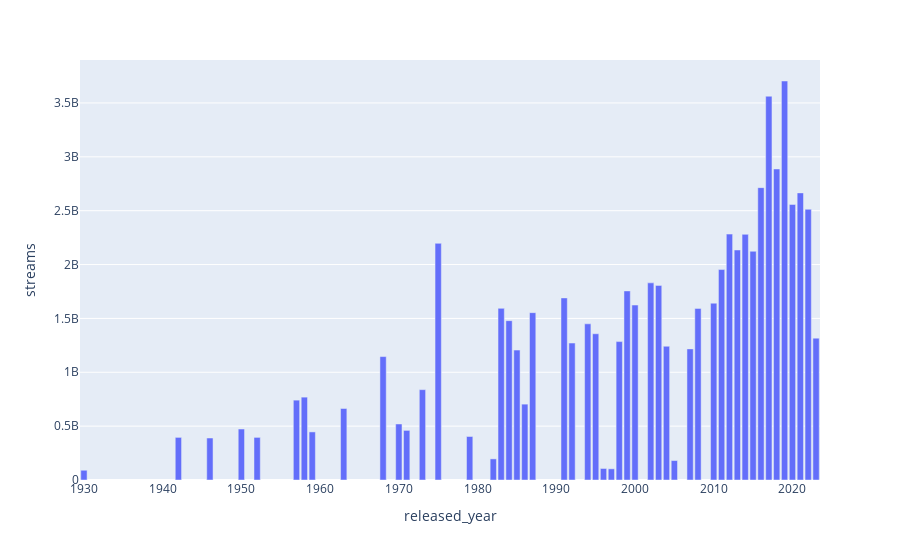

Notebook code for this chart:
### Code cell
most_streamed = data.loc[data.groupby('released_year')['streams'].idxmax()]

clean_data = most_streamed[['track_name', 'artist(s)_name', 'released_year', 'streams']]
fig = px.bar(clean_data, x='released_year', y='streams')

fig.show()

### Figure 1 — Plotly figure (JSON) as saved in the notebook; plotly's stock layout.template omitted (floating-point values rounded to 4 significant figures)
{"data": [{"alignmentgroup": "True", "hovertemplate": "released_year=%{x}<br>streams=%{y}<extra></extra>", "legendgroup": "", "marker": {"color": "#636efa", "pattern": {"shape": ""}}, "name": "", "offsetgroup": "", "orientation": "v", "showlegend": false, "textposition": "auto", "type": "bar", "x": [1930, 1942, 1946, 1950, 1952, 1957, 1958, 1959, 1963, 1968, 1970, 1971, 1973, 1975, 1979, 1982, 1983, 1984, 1985, 1986, 1987, 1991, 1992, 1994, 1995, 1996, 1997, 1998, 1999, 2000, 2002, 2003, 2004, 2005, 2007, 2008, 2010, 2011, 2012, 2013, 2014, 2015, 2016, 2017, 2018, 2019, 2020, 2021, 2022, 2023], "xaxis": "x", "y": [90598517, 395591396, 389771964, 473248298, 395591396, 741301563, 769213520, 446390129, 663832097, 1145727611, 520034544, 460492795, 838586769, 2197010679, 403939487, 195918494, 1593270737, 1479115056, 1205951614, 704171068, 1553497987, 1690192927, 1271293243, 1449779435, 1357608774, 106933107, 103762518, 1284942608, 1755214421, 1624165576, 1829992958, 1806617704, 1241559043, 180577478, 1217120710, 1592909789, 1641426668, 1953533826, 2282771485, 2135158446, 2280566092, 2123309722, 2713922350, 3562543890, 2887241814, 3703895074, 2557975762, 2665343922, 2513188493, 1316855716], "yaxis": "y"}], "layout": {"barmode": "relative", "legend": {"tracegroupgap": 0}, "margin": {"t": 60}, "xaxis": {"anchor": "y", "domain": [0, 1], "title": {"text": "released_year"}}, "yaxis": {"anchor": "x", "domain": [0, 1], "title": {"text": "streams"}}}}
